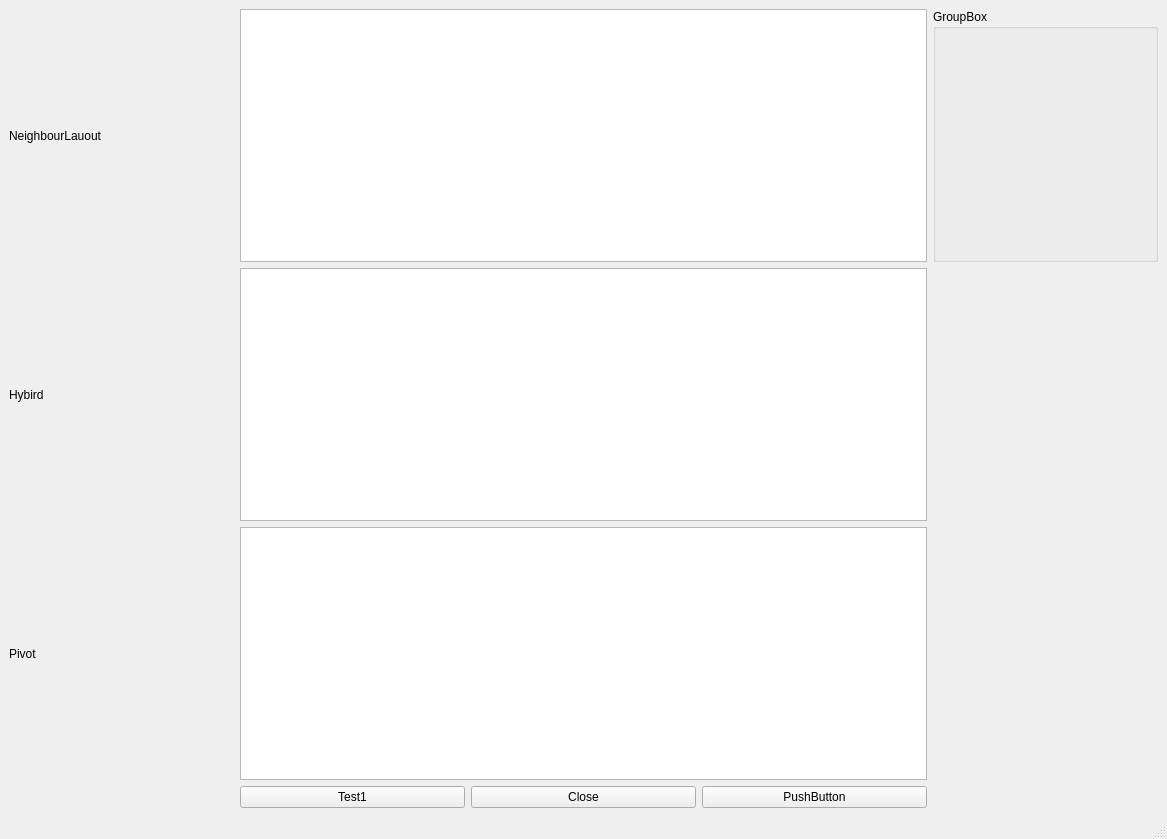
<?xml version="1.0" encoding="UTF-8"?>
<ui version="4.0">
 <class>MainWindow</class>
 <widget class="QMainWindow" name="MainWindow">
  <property name="geometry">
   <rect>
    <x>0</x>
    <y>0</y>
    <width>1167</width>
    <height>839</height>
   </rect>
  </property>
  <property name="windowTitle">
   <string>MainWindow</string>
  </property>
  <widget class="QWidget" name="centralwidget">
   <layout class="QGridLayout" name="gridLayout">
    <item row="0" column="4">
     <widget class="QGroupBox" name="groupBox">
      <property name="title">
       <string>GroupBox</string>
      </property>
     </widget>
    </item>
    <item row="1" column="0">
     <widget class="QLabel" name="label_2">
      <property name="text">
       <string>Hybird</string>
      </property>
     </widget>
    </item>
    <item row="3" column="2">
     <widget class="QPushButton" name="closeBtn">
      <property name="text">
       <string>Close</string>
      </property>
     </widget>
    </item>
    <item row="3" column="3">
     <widget class="QPushButton" name="pushButton">
      <property name="text">
       <string>PushButton</string>
      </property>
     </widget>
    </item>
    <item row="0" column="1" colspan="3">
     <widget class="QGraphicsView" name="graphicsView"/>
    </item>
    <item row="2" column="0">
     <widget class="QLabel" name="label_3">
      <property name="text">
       <string>Pivot</string>
      </property>
     </widget>
    </item>
    <item row="0" column="0">
     <widget class="QLabel" name="label">
      <property name="layoutDirection">
       <enum>Qt::LeftToRight</enum>
      </property>
      <property name="text">
       <string>NeighbourLauout</string>
      </property>
     </widget>
    </item>
    <item row="3" column="1">
     <widget class="QPushButton" name="testBtn">
      <property name="text">
       <string>Test1</string>
      </property>
     </widget>
    </item>
    <item row="1" column="1" colspan="3">
     <widget class="QGraphicsView" name="graphicsView_2"/>
    </item>
    <item row="2" column="1" colspan="3">
     <widget class="QGraphicsView" name="graphicsView_3"/>
    </item>
   </layout>
  </widget>
  <widget class="QMenuBar" name="menubar">
   <property name="geometry">
    <rect>
     <x>0</x>
     <y>0</y>
     <width>1167</width>
     <height>28</height>
    </rect>
   </property>
  </widget>
  <widget class="QStatusBar" name="statusbar"/>
 </widget>
 <resources/>
 <connections>
  <connection>
   <sender>closeBtn</sender>
   <signal>clicked()</signal>
   <receiver>MainWindow</receiver>
   <slot>close()</slot>
   <hints>
    <hint type="sourcelabel">
     <x>717</x>
     <y>557</y>
    </hint>
    <hint type="destinationlabel">
     <x>380</x>
     <y>302</y>
    </hint>
   </hints>
  </connection>
 </connections>
</ui>
